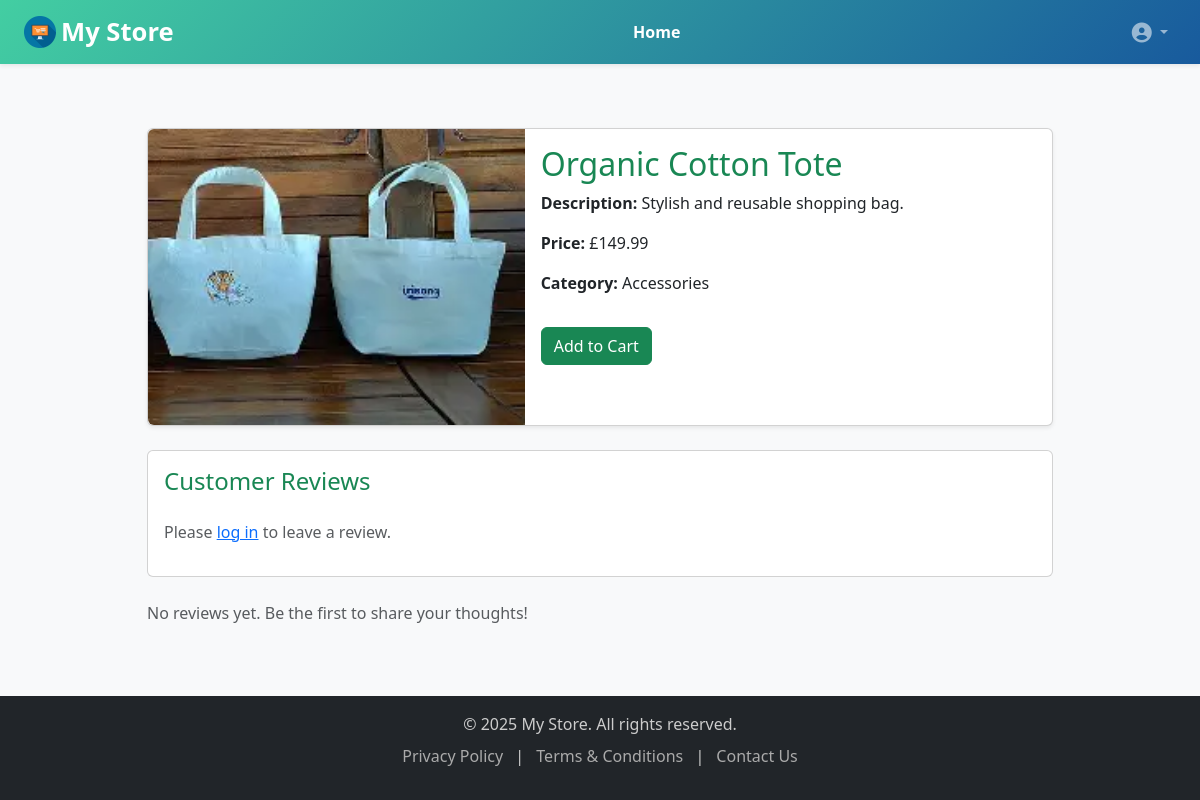
The app's page /product/3 with its own data.
### models.py (models this page shows, shortened)
class Product(db.Model):
    __tablename__ = 'product'
    id = db.Column(db.Integer, primary_key=True)
    name = db.Column(db.String(100), nullable=False)
    description = db.Column(db.Text, nullable=False)
    price = db.Column(db.Float, nullable=False)
    image = db.Column(db.String(100), nullable=False)
    category = db.Column(db.String(50), nullable=False)
    reviews = db.relationship('Review', back_populates='product', lazy=True, cascade='all, delete-orphan')

### app.py (the view)
@app.route('/product/<int:product_id>')
def product_detail(product_id):
    product = Product.query.get_or_404(product_id)
    return render_template('product_details.html', product=product)

### templates/product_details.html
{% extends "base.html" %}
{% block content %}
<div class="container py-4">
  <div class="row justify-content-center">
    <div class="col-lg-10 col-md-12">
      <div class="card mb-4 shadow-sm">
        <div class="row g-0">
          <div class="col-md-5">
            <img src="{{ url_for('static', filename='images/' ~ product.image) }}"
                 class="img-fluid rounded-start h-100 w-100 object-fit-cover"
                 alt="{{ product.name }}">
          </div>
          <div class="col-md-7">
            <div class="card-body">
              <h2 class="card-title text-success">{{ product.name }}</h2>
              <p class="card-text"><strong>Description:</strong> {{ product.description }}</p>
              <p class="card-text"><strong>Price:</strong> £{{ product.price }}</p>
              <p class="card-text"><strong>Category:</strong> {{ product.category }}</p>
              <a href="{{ url_for('add_to_cart', product_id=product.id) }}" class="btn btn-success mt-3">Add to Cart</a>
            </div>
          </div>
        </div>
      </div>
      <div class="card mb-4">
        <div class="card-body">
          <h4 class="text-success mb-4">Customer Reviews</h4>
          {% if current_user.is_authenticated %}
          <form method="POST" action="{{ url_for('add_review', product_id=product.id) }}">
            <div class="mb-3">
              <label for="rating" class="form-label">Rating</label>
              <select name="rating" class="form-select" required>
                <option value="">Select</option>
                {% for i in range(1, 6) %}
                  <option value="{{ i }}">{{ i }} ★</option>
                {% endfor %}
              </select>
            </div>
            <div class="mb-3">
              <label for="content" class="form-label">Your Review</label>
              <textarea name="content" class="form-control" rows="3" required></textarea>
            </div>
            <button type="submit" class="btn btn-success">Submit Review</button>
          </form>
          {% else %}
            <p class="text-muted">Please <a href="{{ url_for('login') }}">log in</a> to leave a review.</p>
          {% endif %}
        </div>
      </div>
      {% for review in product.reviews %}
      <div class="card mb-3 shadow-sm">
        <div class="card-body">
          <div class="d-flex justify-content-between">
            <strong>{{ review.rating }} ★</strong>
            <small class="text-muted">{{ review.created_at.strftime('%d %b %Y') }}</small>
          </div>
          <p class="mb-0"><em>{{ review.user.username }}</em>: {{ review.content }}</p>
        </div>
      </div>
      {% else %}
        <p class="text-muted">No reviews yet. Be the first to share your thoughts!</p>
      {% endfor %}
    </div>
  </div>
</div>
{% endblock %}

### templates/base.html (style rules this page uses)
html, body { height: 100%; margin: 0; }
body { display: flex; flex-direction: column; background-color: #f8f9fa; font-family: 'Segoe UI', sans-serif; }

### records on screen
Product: image (picture), name "Organic Cotton Tote", description "Stylish and reusable shopping bag.", price "149.99", category "Accessories"
